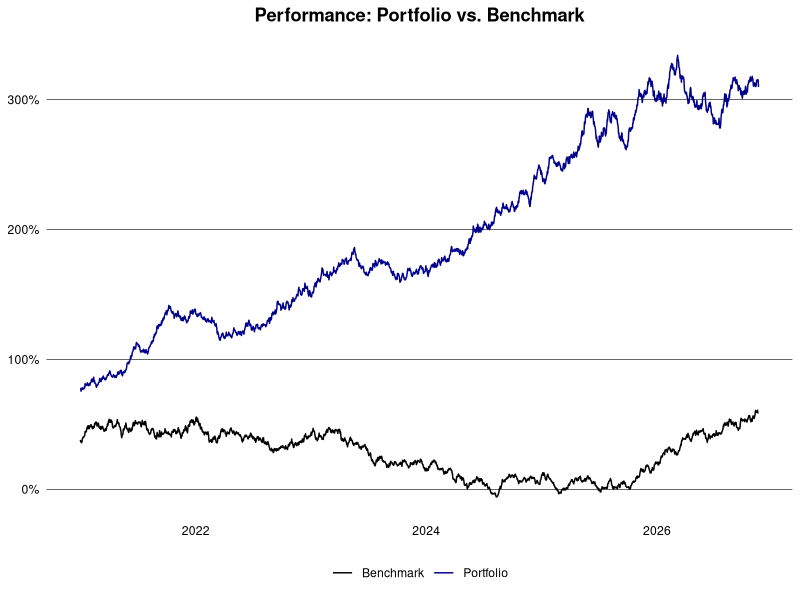
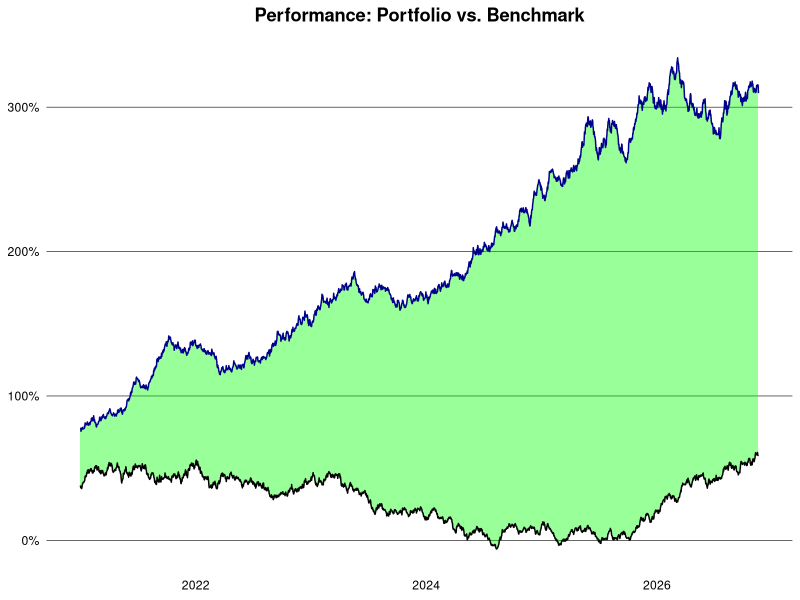

Recreate these plots in R, in order.
## ---- chunk 1
library(data.table)

set.seed(1994L)

generate_prices <- function(ticker, start_date, end_date) {
  dates <- seq.Date(as.Date(start_date), as.Date(end_date), by = "days")
  n <- length(dates)
  prices <- cumprod(1 + rnorm(n, mean = 0.0005, sd = 0.01)) * 100
  data.table(
    ticker = ticker,
    date = dates,
    price = prices
  )
}

generate_benchmark <- function(start_date, end_date) {
  dates <- seq.Date(as.Date(start_date), as.Date(end_date), by = "days")
  n <- length(dates)
  prices <- cumprod(1 + rnorm(n, mean = 0.0003, sd = 0.008)) * 3000
  data.table(
    ticker = "SP500",
    date = dates,
    price = prices
  )
}

ticker <- c("AAPL", "GOOGL", "MSFT", "AMZN")
start_date <- "2015-01-01"
end_date <- Sys.Date()

dt <- lapply(ticker, generate_prices, start_date, end_date) |> rbindlist()
weights <- data.table(
  ticker = ticker,
  weight = c(0.4, 0.3, 0.2, 0.1),
  country = c("USA", "USA", "USA", "USA")
)
dt <- dt[weights, on = "ticker"]
head(dt)
## ---- chunk 2
dt <- dt |>
  setorder(ticker, date) |>
  _[, ret := price / shift(price) - 1, by = ticker] |>
  na.omit("ret") |>
  _[, wret := ret * weight]
head(dt)
## ---- chunk 3
dt[, let(week = week(date), month = month(date), year = year(date))]
ret_week <- dt[, .(ret = prod(1 + ret) - 1), by = .(ticker, year, week)]
ret_month <- dt[, .(ret = prod(1 + ret) - 1), by = .(ticker, year, month)]
ret_year <- dt[, .(ret = prod(1 + ret) - 1), by = .(ticker, year)]
head(ret_year)
## ---- chunk 4
port_ret_week <- dt[, .(ret = prod(1 + wret) - 1), by = .(year, week)]
port_ret_month <- dt[, .(ret = prod(1 + wret) - 1), by = .(year, month)]
port_ret_year <- dt[, .(ret = prod(1 + wret) - 1), by = year]
head(port_ret_year)
## ---- chunk 5
bmr <- generate_benchmark(start_date, end_date) |>
  setorder(date) |>
  _[, ret := price / shift(price) - 1] |>
  na.omit("ret")

port <- dt |>
  _[, .(ret = prod(1 + wret) - 1, ticker = "Portfolio"), by = date] |>
  rbind(bmr[, .(ticker, date, ret)]) |>
  setorder(ticker, date) |>
  _[, cum_ret := cumprod(1 + ret) - 1, by = ticker] |>
  _[, ticker := fifelse(ticker == "Portfolio", ticker, "Benchmark")]
## ---- chunk 6
#| dpi = 300
library(ggplot2)

port |>
  _[between(date, "2021-01-01", max(date))] |>
  ggplot(aes(x = date, y = cum_ret, color = ticker)) +
  geom_line() +
  theme_minimal() +
  theme(
    plot.title = element_text(face = "bold", hjust = 0.5),
    panel.grid.major.y = element_line(color = "black", linewidth = 0.2),
    panel.grid.major.x = element_blank(),
    panel.grid.minor = element_blank(),
    axis.text = element_text(color = "black"),
    axis.title = element_blank(),
    legend.title = element_blank(),
    legend.position = "bottom"
  ) +
  scale_color_manual(values = c("Portfolio" = "darkblue", "Benchmark" = "black")) +
  scale_y_continuous(labels = scales::percent_format(accuracy = 2L)) +
  labs(title = "Performance: Portfolio vs. Benchmark")
## ---- chunk 7
#| dpi = 300
# TODO: remove the legend with T/F and bmr/port labels
perf <- port |>
  dcast(date ~ ticker, value.var = "cum_ret") |>
  setnames(tolower) |>
  _[, diff := portfolio - benchmark]

perf |>
  _[between(date, "2021-01-01", max(date))] |>
  ggplot(aes(x = date)) +
  geom_ribbon(aes(
      ymin = pmin(portfolio, benchmark),
      ymax = pmax(portfolio, benchmark),
      fill = diff > 0
    ),
    alpha = 0.4
  ) +
  geom_line(aes(y = portfolio), color = "darkblue") +
  geom_line(aes(y = benchmark), color = "black") +
  scale_fill_manual(values = c("TRUE" = "green", "FALSE" = "red")) +
  scale_y_continuous(labels = scales::percent_format(accuracy = 2L)) +
  labs(title = "Performance: Portfolio vs. Benchmark") +
  theme_minimal() +
  theme(
    plot.title = element_text(face = "bold", hjust = 0.5),
    panel.grid.major.y = element_line(color = "black", linewidth = 0.2),
    panel.grid.major.x = element_blank(),
    panel.grid.minor = element_blank(),
    axis.text = element_text(color = "black"),
    axis.title = element_blank(),
    legend.title = element_blank(),
    legend.position = "none"
  )
## ---- chunk 8

## ---- chunk 9
vola <- dt[, .(daily_vola = sd(ret)), by = .(ticker, year)] |>
  _[, let(
    weekly_vola = daily_vola * sqrt(5L),
    monthly_vola = daily_vola * sqrt(21L),
    yearly_vola = daily_vola * sqrt(252L)
  )]
head(vola)
